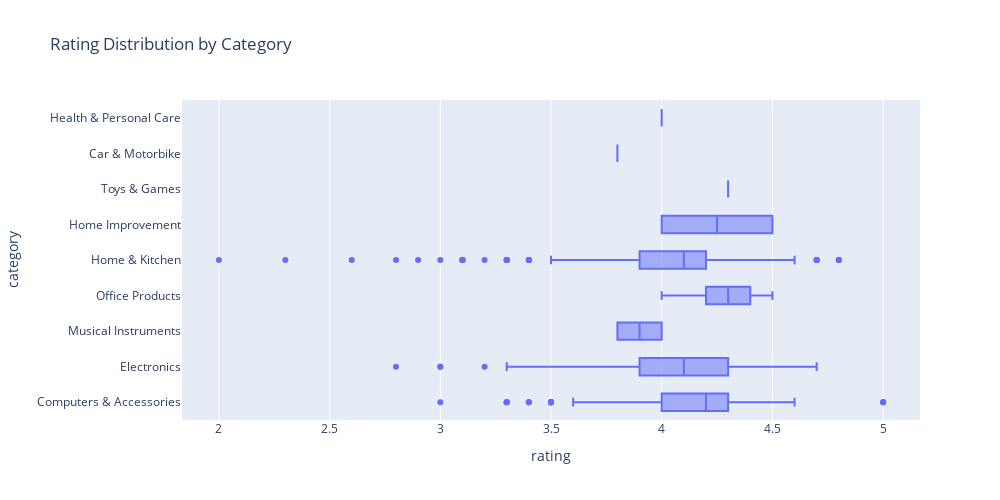

This figure's notebook cell:
### Markdown cell above
### Rating Distribution by Category using Box Plot

### Code cell
fig = pt.box(ecommerceData, x = "rating", y = "category", title = "Rating Distribution by Category", width = 1000, height = 500)
fig.show()

### Figure 1 — Plotly figure (JSON) as saved in the notebook; plotly's stock layout.template omitted (floating-point values rounded to 4 significant figures; data arrays with more than 128 entries replaced by an {"elided": "..."} marker saying what was removed)
{"data": [{"alignmentgroup": "True", "hovertemplate": "rating=%{x}<br>category=%{y}<extra></extra>", "legendgroup": "", "marker": {"color": "#636efa"}, "name": "", "notched": false, "offsetgroup": "", "orientation": "h", "showlegend": false, "type": "box", "x": {"elided": "1465 float values"}, "x0": " ", "xaxis": "x", "y": {"elided": "1465 str values"}, "y0": " ", "yaxis": "y"}], "layout": {"boxmode": "group", "height": 500, "legend": {"tracegroupgap": 0}, "title": {"text": "Rating Distribution by Category"}, "width": 1000, "xaxis": {"anchor": "y", "autorange": true, "domain": [0, 1], "range": [1.833, 5.167], "title": {"text": "rating"}, "type": "linear"}, "yaxis": {"anchor": "x", "autorange": true, "domain": [0, 1], "range": [-0.5, 8.5], "title": {"text": "category"}, "type": "category"}}}
